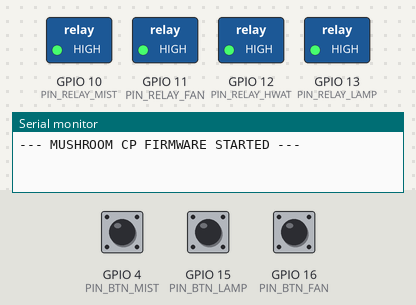
The sketch below on a simulated ESP32. On the bench: switched loads named in the sketch (green lamp = pin HIGH), the last lines printed to the serial monitor. Inputs (shaded band) come from the test bench; at power-on: GPIO 4 (PIN_BTN_MIST) HIGH, GPIO 15 (PIN_BTN_LAMP) HIGH, GPIO 16 (PIN_BTN_FAN) HIGH.

Above: at 1.2 s.
1.3 s: GPIO 4 (PIN_BTN_MIST) pulled LOW for 0.15 s
At 1.8 s:
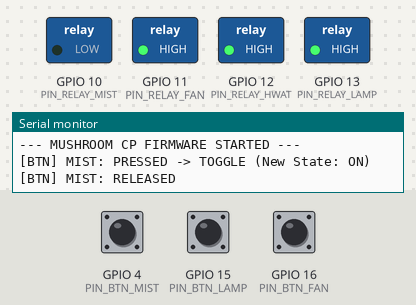
2.9 s: GPIO 15 (PIN_BTN_LAMP) pulled LOW for 0.15 s
At 4.1 s:
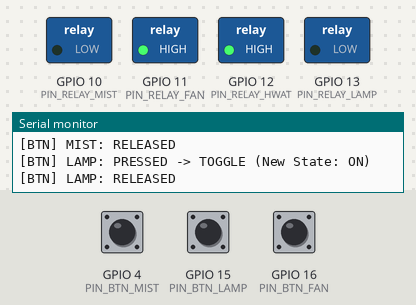
4.5 s: GPIO 16 (PIN_BTN_FAN) pulled LOW for 0.15 s
At 5.4 s:
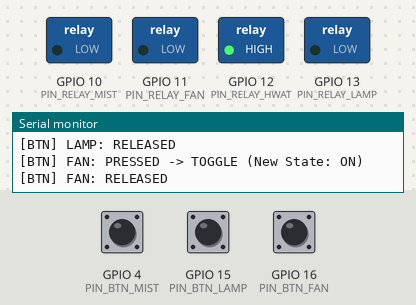
6.1 s: GPIO 4 (PIN_BTN_MIST) pulled LOW for 1 s
At 6.6 s:
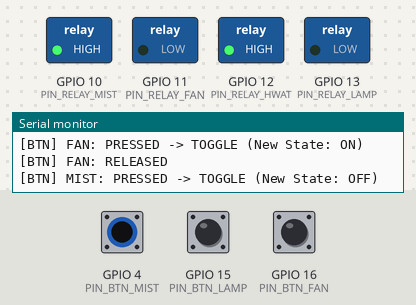
8.6 s: GPIO 15 (PIN_BTN_LAMP) pulled LOW for 1 s
At 9.7 s:
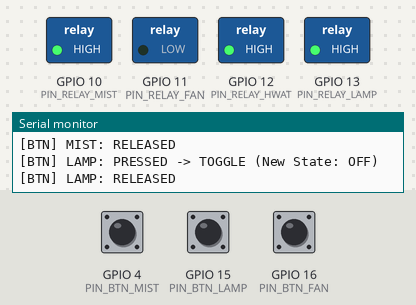
11.1 s: GPIO 4 (PIN_BTN_MIST) pulled LOW for 0.15 s
At 11.6 s:
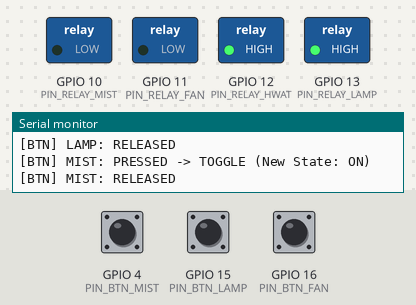
Timing chart, 0 to 13.7 s (numbered marks = the images above; inputs shaded):
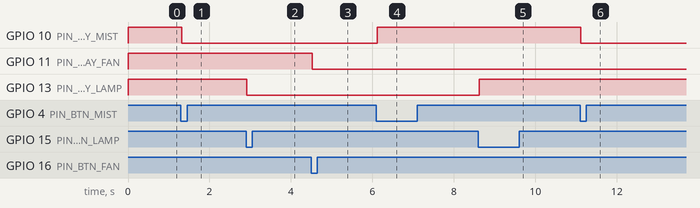

Measured:
- after the input at 1.3 s, GPIO 10 (PIN_RELAY_MIST): HIGH → LOW at once
- after the input at 2.9 s, GPIO 13 (PIN_RELAY_LAMP): HIGH → LOW at once
- after the input at 4.5 s, GPIO 11 (PIN_RELAY_FAN): HIGH → LOW at once
- after the input at 6.1 s, GPIO 10 (PIN_RELAY_MIST): LOW → HIGH at once
- after the input at 8.6 s, GPIO 13 (PIN_RELAY_LAMP): LOW → HIGH at once
- after the input at 11.1 s, GPIO 10 (PIN_RELAY_MIST): HIGH → LOW at once

The sketch:

mushroom-cp-firmware.ino
```cpp
#include <Arduino.h>
#include "logger.h"
#include "config.h"
#include "timer.h"
#include "manualcontrol.h"

#ifdef NEED_HWCDC_INSTANTIATE
HWCDC USBSerial;
#endif

void IRAM_ATTR systemTickISR() {
  // Hàm xử lý ngắt Timer (chạy mỗi config::timer::PERIOD_US)
  // [CẢNH BÁO Poka-Yoke]: Chỉ giữ code thực thi nhanh, không dùng Serial.print hay delay trong ngắt!
  manualControl_tickISR();
}

void setup() {
  LOG_BEGIN(config::debug::SERIAL_BAUD);
  LOG_PRINTLN("\n--- MUSHROOM CP FIRMWARE STARTED ---");

  // Khởi tạo các chân GPIO cho Relay và Nút bấm điều khiển
  manualControl_init();

  // Khởi tạo ngắt Timer phần cứng để quét nút bấm định kỳ
  initHardwareTimer();
}

void loop() {
  // Quản lý logic điều khiển bằng tay
  manualControl_loop();
}
```

logger.h
```cpp
#ifndef LOGGER_H
#define LOGGER_H

#include <Arduino.h>
#include "config.h"

// Poka-Yoke: Cấu hình định tuyến log qua cổng USB OTG (Native USB)
// Tự động nhận diện thiết lập USB Mode của IDE để chọn đúng cổng
#if defined(ARDUINO_USB_CDC_ON_BOOT) && (ARDUINO_USB_CDC_ON_BOOT == 0)
  #if defined(ARDUINO_USB_MODE) && (ARDUINO_USB_MODE == 0)
    #include <HWCDC.h>
    extern HWCDC USBSerial;
    #define LOG_PORT USBSerial
    #define NEED_HWCDC_INSTANTIATE 1
  #elif defined(ARDUINO_USB_MODE) && (ARDUINO_USB_MODE == 1)
    #include <USB.h>
    #define LOG_PORT USBSerial
    #define NEED_USB_BEGIN 1
  #else
    #define LOG_PORT Serial
  #endif
#else
  #define LOG_PORT Serial // Nếu đã bật CDC On Boot thì Serial mặc định là OTG
#endif

#define LOG_PRINT(x)    do { if(config::debug::ENABLE_LOGGING) { LOG_PORT.print(x); } } while(0)
#define LOG_PRINTLN(x)  do { if(config::debug::ENABLE_LOGGING) { LOG_PORT.println(x); } } while(0)
#define LOG_PRINTF(...) do { if(config::debug::ENABLE_LOGGING) { LOG_PORT.printf(__VA_ARGS__); } } while(0)

#ifdef NEED_USB_BEGIN
  #define LOG_BEGIN(baud) do { if(config::debug::ENABLE_LOGGING) { USB.begin(); LOG_PORT.begin(baud); } } while(0)
#else
  #define LOG_BEGIN(baud) do { if(config::debug::ENABLE_LOGGING) { LOG_PORT.begin(baud); } } while(0)
#endif

#endif // LOGGER_H
```

manualcontrol.cpp
```cpp
#include "manualcontrol.h"
#include "sst.h"
#include "logger.h"
#include "config.h"

// 1. Tầng phần cứng: Chống nhiễu nút bấm cơ khí (Fast Schmitt Trigger)
SchmittTriggerInput btnMist(config::hardware::PIN_BTN_MIST, LOW, config::timing::BTN_MAX_CNT, config::timing::BTN_ON_THRESH, config::timing::BTN_OFF_THRESH, 1);
SchmittTriggerInput btnLamp(config::hardware::PIN_BTN_LAMP, LOW, config::timing::BTN_MAX_CNT, config::timing::BTN_ON_THRESH, config::timing::BTN_OFF_THRESH, 1);
SchmittTriggerInput btnFan(config::hardware::PIN_BTN_FAN, LOW, config::timing::BTN_MAX_CNT, config::timing::BTN_ON_THRESH, config::timing::BTN_OFF_THRESH, 1);

// 2. Tầng phần mềm: Bộ lọc trạng thái thiết bị (Slow Schmitt Trigger)
SlowSchmittTrigger filterMist(config::timing::FILTER_PUMP_DELAY, config::timing::FILTER_PUMP_START, 0, 1);
SlowSchmittTrigger filterLamp(config::timing::FILTER_LAMP_DELAY, config::timing::FILTER_LAMP_START, 0, 1);
SlowSchmittTrigger filterFan(config::timing::FILTER_FAN_DELAY, config::timing::FILTER_FAN_START, 0, 1);

void manualControl_init() {
  // 1. Khởi tạo Output (Relay) - Mức cao là OFF, mức thấp là ON (Active LOW)
  // [Poka-Yoke]: Trên nền tảng ESP32, việc gọi digitalWrite trước pinMode có thể không có tác dụng do thanh ghi GPIO bị reset.
  // Bắt buộc phải gọi digitalWrite(HIGH) ngay lập tức sau pinMode để đảm bảo SSR (Solid State Relay) không bị đóng điện ngoài ý muốn.
  pinMode(config::pins::PIN_RELAY_MIST, OUTPUT);
  digitalWrite(config::pins::PIN_RELAY_MIST, HIGH);

  pinMode(config::pins::PIN_RELAY_FAN, OUTPUT);
  digitalWrite(config::pins::PIN_RELAY_FAN, HIGH);

  pinMode(config::pins::PIN_RELAY_LAMP, OUTPUT);
  digitalWrite(config::pins::PIN_RELAY_LAMP, HIGH);

  pinMode(config::pins::PIN_RELAY_HWAT, OUTPUT);
  digitalWrite(config::pins::PIN_RELAY_HWAT, HIGH);

  // 2. Khởi tạo Input (Nút bấm - Schmitt Trigger)
  // Hàm begin() sẽ tự động gọi pinMode(pin, INPUT_PULLUP) do ta cấu hình activeState là LOW
  btnMist.begin();
  btnLamp.begin();
  btnFan.begin();
}

void IRAM_ATTR manualControl_tickISR() {
  // Cập nhật trạng thái nút bấm (Hardware layer)
  btnMist.tickISR();
  btnLamp.tickISR();
  btnFan.tickISR();

  // Nạp kết quả của tầng Fast vào tầng Slow
//  filterMist.tickISR(btnMist.getState());
//  filterLamp.tickISR(btnLamp.getState());
//  filterFan.tickISR(btnFan.getState());
}

void manualControl_loop() {
  // 1. Điều khiển Toggle trực tiếp từ sự kiện nút bấm thô (Fast Trigger)
  int rawMist = btnMist.getEvent();
  if (rawMist == EVENT_ON) {
    bool currentState = digitalRead(config::pins::PIN_RELAY_MIST);
    digitalWrite(config::pins::PIN_RELAY_MIST, !currentState);
    LOG_PRINTF("[BTN] MIST: PRESSED -> TOGGLE (New State: %s)\n", !currentState ? "OFF" : "ON");
  } else if (rawMist == EVENT_OFF) {
    LOG_PRINTLN("[BTN] MIST: RELEASED");
  }

  int rawLamp = btnLamp.getEvent();
  if (rawLamp == EVENT_ON) {
    bool currentState = digitalRead(config::pins::PIN_RELAY_LAMP);
    digitalWrite(config::pins::PIN_RELAY_LAMP, !currentState);
    LOG_PRINTF("[BTN] LAMP: PRESSED -> TOGGLE (New State: %s)\n", !currentState ? "OFF" : "ON");
  } else if (rawLamp == EVENT_OFF) {
    LOG_PRINTLN("[BTN] LAMP: RELEASED");
  }

  int rawFan = btnFan.getEvent();
  if (rawFan == EVENT_ON) {
    bool currentState = digitalRead(config::pins::PIN_RELAY_FAN);
    digitalWrite(config::pins::PIN_RELAY_FAN, !currentState);
    LOG_PRINTF("[BTN] FAN: PRESSED -> TOGGLE (New State: %s)\n", !currentState ? "OFF" : "ON");
  } else if (rawFan == EVENT_OFF) {
    LOG_PRINTLN("[BTN] FAN: RELEASED");
  }

  // 2. Lấy sự kiện từ bộ lọc chậm (Slow Schmitt Trigger)
  // [Đã tạm vô hiệu hóa theo yêu cầu]
  /*
  int evtMist = filterMist.getEvent();
  if (evtMist == EVENT_ON) LOG_PRINTLN("[RELAY] MIST: ON");
  else if (evtMist == EVENT_OFF) LOG_PRINTLN("[RELAY] MIST: OFF");

  int evtLamp = filterLamp.getEvent();
  if (evtLamp == EVENT_ON) LOG_PRINTLN("[RELAY] LAMP: ON");
  else if (evtLamp == EVENT_OFF) LOG_PRINTLN("[RELAY] LAMP: OFF");

  int evtFan = filterFan.getEvent();
  if (evtFan == EVENT_ON) LOG_PRINTLN("[RELAY] FAN: ON");
  else if (evtFan == EVENT_OFF) LOG_PRINTLN("[RELAY] FAN: OFF");
  */
}
```

manualcontrol.h
```cpp
#ifndef MANUALCONTROL_H
#define MANUALCONTROL_H

#include <Arduino.h>

// Khởi tạo các chân GPIO cho Relay và Nút bấm
void manualControl_init();

// Hàm xử lý định kỳ gọi từ ngắt Timer
void manualControl_tickISR();

// Hàm xử lý vòng lặp chính
void manualControl_loop();

#endif // MANUALCONTROL_H
```

sst.cpp
```cpp
#include "sst.h"

int IRAM_ATTR SlowSchmittTrigger::processLogic(bool isReadingActive) {
  if (isReadingActive) {
    if (counter < maxCnt) {
      counter = counter + 1;
      if (counter >= onThreshold) {
        counter = maxCnt;
        if (state == 0) {
          state = 1;
          return EVENT_ON;
        }
      }
    }
  } else {
    if (counter > 0) {
      counter = counter - 1;
      if (counter <= offThreshold) {
        counter = 0;
        if (state == 1) {
          state = 0;
          return EVENT_OFF;
        }
      }
    }
  }
  return EVENT_NONE;
}

void IRAM_ATTR SlowSchmittTrigger::tickISR(bool currentInputState) {
  isrTickCount = isrTickCount + 1;
  if (isrTickCount >= sampleInterval) {
    isrTickCount = 0;
#if defined(ESP32)
    portENTER_CRITICAL_ISR(&mux);
#endif
    int evt = processLogic(currentInputState);
    if (evt != EVENT_NONE) {
      pendingEvent = evt;
    }
#if defined(ESP32)
    portEXIT_CRITICAL_ISR(&mux);
#endif
  }
}

void IRAM_ATTR SchmittTriggerInput::tickISR() {
  bool currentInputState = (digitalRead(pin) == activeState);
  SlowSchmittTrigger::tickISR(currentInputState);
}
```

sst.h
```cpp
#ifndef SST_H
#define SST_H

#include <Arduino.h>

// Định nghĩa các sự kiện trả về
#define EVENT_NONE  0
#define EVENT_ON    1
#define EVENT_OFF   -1

class SlowSchmittTrigger {
  protected:
    int maxCnt;
    int onThreshold;
    int offThreshold;

    // Các biến dùng chung giữa ISR và main loop BẮT BUỘC phải có 'volatile'
    volatile int counter;
    volatile uint8_t state;
    volatile int pendingEvent; // Lưu trữ sự kiện sinh ra từ ngắt

    unsigned long sampleInterval; // Chu kỳ lấy mẫu (ms)

    // Biến cho chế độ millis()
    unsigned long lastSampleTime;

    // Biến cho chế độ Ngắt Timer (bộ chia tần số)
    volatile unsigned int isrTickCount;

#if defined(ESP32)
    portMUX_TYPE mux = portMUX_INITIALIZER_UNLOCKED;
#endif

    // Lõi logic tách riêng để dùng chung cho cả 2 chế độ
    int processLogic(bool isReadingActive);

  public:
    SlowSchmittTrigger(int _maxCnt, int _onThresh, int _offThresh, unsigned long _intervalMs) {
      maxCnt = _maxCnt;
      onThreshold = _onThresh;
      offThreshold = _offThresh;
      sampleInterval = _intervalMs;

      counter = 0;
      state = 0;
      pendingEvent = EVENT_NONE;
      lastSampleTime = 0;
      isrTickCount = 0;
    }

    // =======================================================
    // CHẾ ĐỘ 1: DÙNG TRONG LOOP (NON-BLOCKING BẰNG MILLIS)
    // =======================================================
    int update(bool currentInputState) {
      if (millis() - lastSampleTime < sampleInterval) return EVENT_NONE;
      lastSampleTime = millis();
#if defined(ESP32)
      portENTER_CRITICAL(&mux);
#else
      noInterrupts();
#endif
      int evt = processLogic(currentInputState);
#if defined(ESP32)
      portEXIT_CRITICAL(&mux);
#else
      interrupts();
#endif
      return evt;
    }

    // =======================================================
    // CHẾ ĐỘ 2: DÙNG TRONG NGẮT TIMER (ĐỘ CHÍNH XÁC CAO)
    // =======================================================

    // Hàm này phải được đặt bên trong hàm Ngắt Timer
    void tickISR(bool currentInputState);

    // Hàm này gọi trong loop() để lấy sự kiện sinh ra từ ngắt
    int getEvent() {
#if defined(ESP32)
      portENTER_CRITICAL(&mux);
#else
      noInterrupts();
#endif
      int evt = pendingEvent;
      pendingEvent = EVENT_NONE;
#if defined(ESP32)
      portEXIT_CRITICAL(&mux);
#else
      interrupts();
#endif
      return evt;
    }

    // Lấy trạng thái hiện tại
    bool getState() {
      return (state == 1);
    }
};

class SchmittTriggerInput : public SlowSchmittTrigger {
  private:
    uint8_t pin;
    bool activeState;

  public:
    SchmittTriggerInput(uint8_t _pin, bool _activeState, int _maxCnt, int _onThresh, int _offThresh, unsigned long _intervalMs)
      : SlowSchmittTrigger(_maxCnt, _onThresh, _offThresh, _intervalMs) {
      pin = _pin;
      activeState = _activeState;
    }

    void begin() {
      if (activeState == LOW) pinMode(pin, INPUT_PULLUP);
      else pinMode(pin, INPUT);
    }

    int update() {
      return SlowSchmittTrigger::update(digitalRead(pin) == activeState);
    }

    void tickISR();
};

#endif
```

timer.cpp
```cpp
#include "timer.h"
#include "config.h"

hw_timer_t * timer1 = NULL;

void IRAM_ATTR onTimer1() {
  // Gọi sang logic ngắt của hệ thống đã được định nghĩa ở file ino
  systemTickISR();
}

void initHardwareTimer() {
  // Poka-Yoke: Tương thích chéo với cả ESP32 Arduino Core 2.x và 3.x
#if ESP_ARDUINO_VERSION_MAJOR >= 3
  timer1 = timerBegin(1000000); // Khởi tạo Timer tần số 1MHz (1 tick = 1us)
  timerAttachInterrupt(timer1, &onTimer1);
  timerAlarm(timer1, config::timer::PERIOD_US, true, 0); // Kích hoạt auto-reload
#else
  timer1 = timerBegin(1, 80, true); // Timer 1, bộ chia 80 (1 tick = 1us), đếm lên
  timerAttachInterrupt(timer1, &onTimer1, true); // Gắn hàm ngắt
  timerAlarmWrite(timer1, config::timer::PERIOD_US, true); // Đặt chu kỳ
  timerAlarmEnable(timer1); // Khởi động Timer
#endif
}
```

timer.h
```cpp
#ifndef TIMER_H
#define TIMER_H

#include <Arduino.h>

// Hàm khởi tạo Timer phần cứng (Timer 1)
void initHardwareTimer();

// Hàm callback ngắt do chương trình chính (main) định nghĩa.
// [Poka-Yoke]: Phải định nghĩa với IRAM_ATTR ở file .ino để đảm bảo hàm chạy trên RAM nội, tránh crash khi gọi trong ngắt.
extern void systemTickISR();

#endif // TIMER_H
```

config.h
```cpp
#ifndef CONFIG_H
#define CONFIG_H

#include <Arduino.h>

namespace config {
  namespace pins {
    // 1. Output - Các chân điều khiển Relay (Actuators)
    constexpr uint8_t PIN_RELAY_MIST = 10; // Điều khiển hệ thống phun sương.
    constexpr uint8_t PIN_RELAY_FAN = 11;  // Điều khiển quạt thông gió.
    constexpr uint8_t PIN_RELAY_HWAT = 12; // Điều khiển hệ thống sưởi nước.
    constexpr uint8_t PIN_RELAY_LAMP = 13; // Điều khiển đèn nhiệt.

    // 3. Input - Giao diện người dùng (Rotary Encoder & Nút nhấn đặc biệt)
    constexpr uint8_t PIN_WIFI_CONFIG_BUTTON = 0; // Nút cài đặt WiFi (BOOT button)

    // Rotary Encoder (Mô-đun KY-040)
    constexpr uint8_t PIN_ENCODER_CLK = 5; // Chân xung Clock
    constexpr uint8_t PIN_ENCODER_DT = 6;  // Chân tín hiệu Data
    constexpr uint8_t PIN_ENCODER_SW = 7;  // Nút nhấn (Switch) của núm xoay

    // 4. Các chân tín hiệu I2C
    constexpr uint8_t PIN_I2C_SDA = 8; // Chân dữ liệu (SDA)
    constexpr uint8_t PIN_I2C_SCL = 9; // Chân xung nhịp (SCL)
  }

  namespace timer {
    constexpr uint32_t PERIOD_US = 1000; // Chu kỳ ngắt Timer 1 (1ms = 1000 micro giây)
  }

  namespace timing {
    // 1. Cấu hình Fast Schmitt Trigger (Nút bấm)
    constexpr int BTN_MAX_CNT = 200;
    constexpr int BTN_ON_THRESH = 20;  // Yêu cầu giữ nút ít nhất 20ms để ON
    constexpr int BTN_OFF_THRESH = 270;   // Yêu cầu nhả nút ít nhất 30ms để OFF (MAX_CNT - OFF)

    // 2. Cấu hình Slow Schmitt Trigger (Bộ lọc thiết bị - Thời gian trễ ON/OFF tối thiểu)
    constexpr int FILTER_PUMP_START = 100; // Bơm phun sương
    constexpr int FILTER_LAMP_START = 100; // Đèn nhiệt
    constexpr int FILTER_FAN_START = 100;  // Quạt
    constexpr int FILTER_PUMP_DELAY = 500; // Bơm phun sương: 3s
    constexpr int FILTER_LAMP_DELAY = 200; // Đèn nhiệt: 1s
    constexpr int FILTER_FAN_DELAY = 200;  // Quạt: 2s
  }

  namespace hardware {
    // 2. Input - Các chân nút bấm tủ điện (Cabinet Buttons)
    constexpr uint8_t PIN_BTN_MIST = 4;  // Nút Sương (chống nhiễu kỹ lưỡng)
    constexpr uint8_t PIN_BTN_LAMP = 15; // Nút Đèn (đi kèm với cơ chế debounce 8-sample shift-register)
    constexpr uint8_t PIN_BTN_FAN = 16;  // Nút Quạt (đi kèm với cơ chế debounce 8-sample shift-register)
  }

  namespace debug {
    constexpr bool ENABLE_LOGGING = true;
    constexpr unsigned long SERIAL_BAUD = 115200;
  }
}

#endif // CONFIG_H
```
